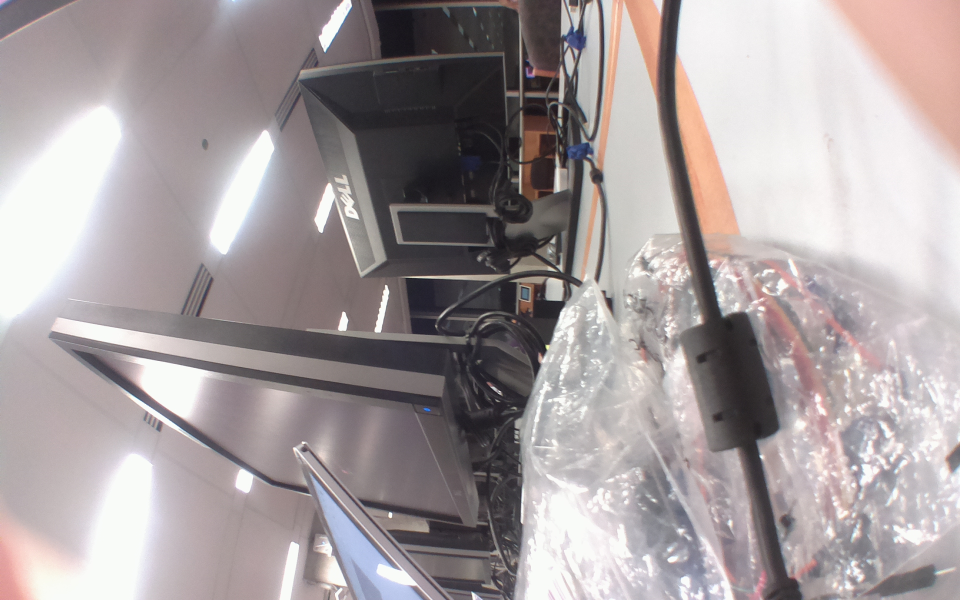
#> input picture Code/image.jpg, 1920 x 1200 px, given in place of the camera (shown at 1/2 size)
$ python 'camera and sensor.py'   (Python 2 division)   (older library calls are emulated)
#> lines starting #> are read from the running program, lines starting #| are printed output that depends on the picture
import datetime
import math
import cv2
import numpy as np

#global variables
width = 0
height = 0
EntranceCounter = 0
ExitCounter = 0
MinCountourArea = 3000  #Adjust ths value according to your usage
BinarizationThreshold = 70  #Adjust ths value according to your usage
OffsetRefLines = 150  #Adjust ths value according to your usage

#Check if an object in entering in monitored zone
def CheckEntranceLineCrossing(y, CoorYEntranceLine, CoorYExitLine):
  AbsDistance = abs(y - CoorYEntranceLine)

  if ((AbsDistance <= 2) and (y < CoorYExitLine)):
        return 1
  else:
        return 0

#Check if an object in exitting from monitored zone
def CheckExitLineCrossing(y, CoorYEntranceLine, CoorYExitLine):
    AbsDistance = abs(y - CoorYExitLine)

    if ((AbsDistance <= 2) and (y > CoorYEntranceLine)):
        return 1
    else:
        return 0

camera = cv2.VideoCapture(0)

#force 640x480 webcam resolution
camera.set(3,640)
camera.set(4,480)

ReferenceFrame = None

#The webcam maybe get some time / captured frames to adapt to ambience lighting. For this reason, some frames are grabbed and discarted.
for i in range(0,20):
    (grabbed, Frame) = camera.read()
#> this loop made 20 passes
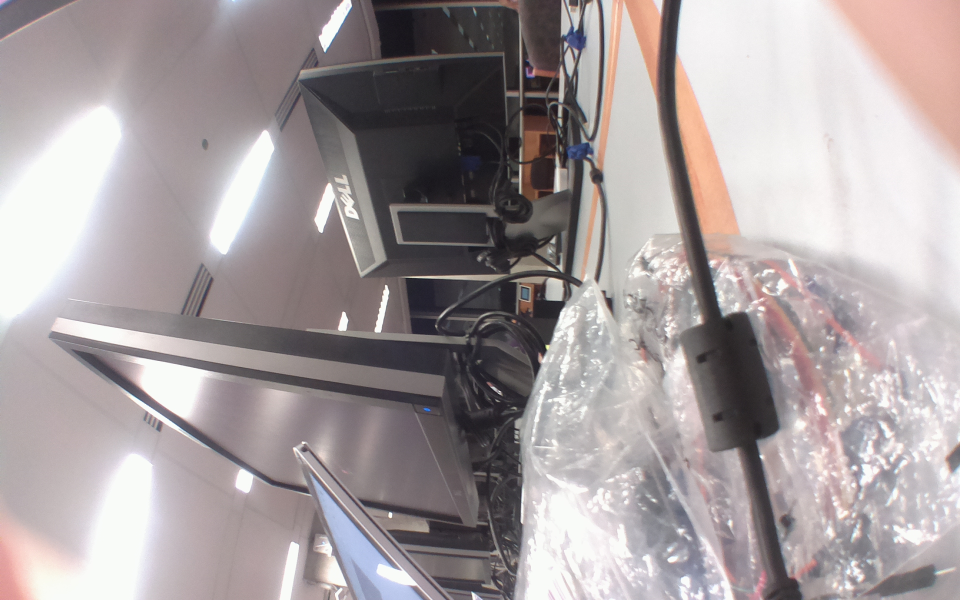
#> input picture Code/image.jpg, 1920 x 1200 px, given in place of the camera (shown at 1/2 size)

while True:
    (grabbed, Frame) = camera.read()
#> Frame is the input picture: shape (1200, 1920, 3); mean B, G, R 158.4, 157.1, 165.7
    height = np.size(Frame,0)
#> height = 1200
    width = np.size(Frame,1)
#> width = 1920

    #if cannot grab a frame, this program ends here.
    if not grabbed:
        break

    #gray-scale convertion and Gaussian blur filter applying
    GrayFrame = cv2.cvtColor(Frame, cv2.COLOR_BGR2GRAY)
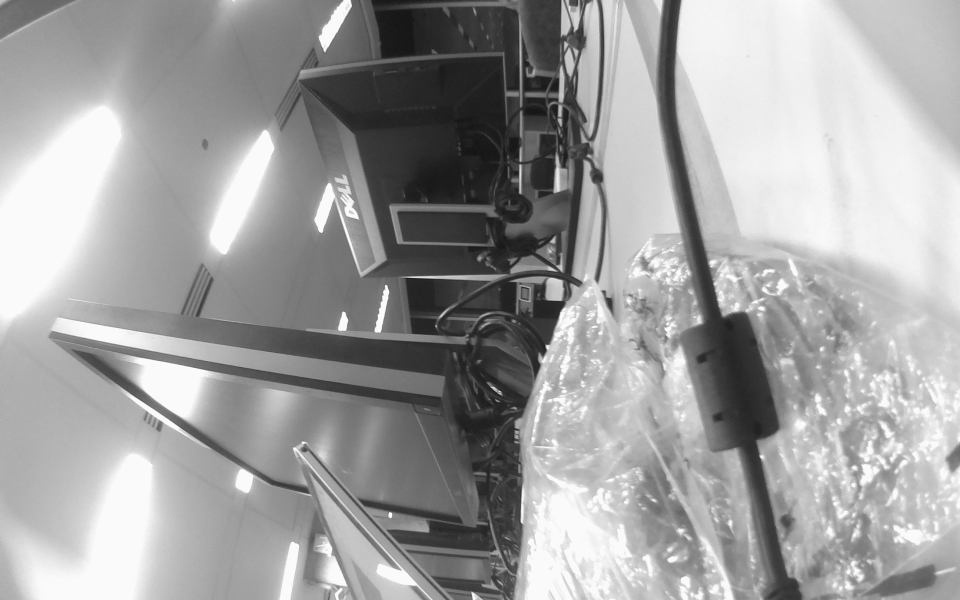
#> GrayFrame: shape (1200, 1920) (shown at 1/2 size); min 11, max 255, mean 159.9
    GrayFrame = cv2.GaussianBlur(GrayFrame, (21, 21), 0)

    if ReferenceFrame is None:
        ReferenceFrame = GrayFrame
        continue

    #Background subtraction and image binarization
    FrameDelta = cv2.absdiff(ReferenceFrame, GrayFrame)
    FrameThresh = cv2.threshold(FrameDelta, BinarizationThreshold, 255, cv2.THRESH_BINARY)[1]

    #Dilate image and find all the contours
    FrameThresh = cv2.dilate(FrameThresh, None, iterations=2)
    _, cnts, _ = cv2.findContours(FrameThresh.copy(), cv2.RETR_EXTERNAL, cv2.CHAIN_APPROX_SIMPLE)

    QttyOfContours = 0

    #plot reference lines (entrance and exit lines)
    CoorYEntranceLine = (height / 2)-OffsetRefLines
    CoorYExitLine = (height / 2)+OffsetRefLines
    cv2.line(Frame, (0,CoorYEntranceLine), (width,CoorYEntranceLine), (255, 0, 0), 2)
    cv2.line(Frame, (0,CoorYExitLine), (width,CoorYExitLine), (0, 0, 255), 2)


    #check all found countours
    for c in cnts:
        #if a contour has small area, it'll be ignored
        if cv2.contourArea(c) < MinCountourArea:
            continue

        QttyOfContours = QttyOfContours+1

        #draw an rectangle "around" the object
        (x, y, w, h) = cv2.boundingRect(c)
        cv2.rectangle(Frame, (x, y), (x + w, y + h), (0, 255, 0), 2)

        #find object's centroid
        CoordXCentroid = (x+x+w)/2
        CoordYCentroid = (y+y+h)/2
        ObjectCentroid = (CoordXCentroid,CoordYCentroid)
        cv2.circle(Frame, ObjectCentroid, 1, (0, 0, 0), 5)

        if (CheckEntranceLineCrossing(CoordYCentroid,CoorYEntranceLine,CoorYExitLine)):
            EntranceCounter += 1

        if (CheckExitLineCrossing(CoordYCentroid,CoorYEntranceLine,CoorYExitLine)):
            ExitCounter += 1

    print "Total countours found: "+str(QttyOfContours)

    #Write entrance and exit counter values on frame and shows it
    cv2.putText(Frame, "Entrances: {}".format(str(EntranceCounter)), (10, 50),
                cv2.FONT_HERSHEY_SIMPLEX, 0.5, (250, 0, 1), 2)
    cv2.putText(Frame, "Exits: {}".format(str(ExitCounter)), (10, 70),
                cv2.FONT_HERSHEY_SIMPLEX, 0.5, (0, 0, 255), 2)
    cv2.imshow("Original Frame", Frame)
    cv2.waitKey(1);


# cleanup the camera and close any open windows
camera.release()
cv2.destroyAllWindows()
